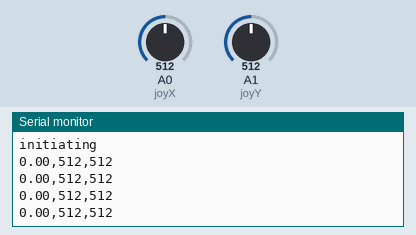
The sketch below on a simulated Arduino Uno, built with avr-gcc and run on an emulated ATmega328P. Shown: the last lines printed to the serial monitor. The inputs (shaded band) are chosen by the test bench; at power-on: A0 (joyX) = 512, A1 (joyY) = 512. No radio packets arrive unless stated.

Above: at 1.2 s.
1.3 s: A0 (joyX) set to 716
At 1.83 s:
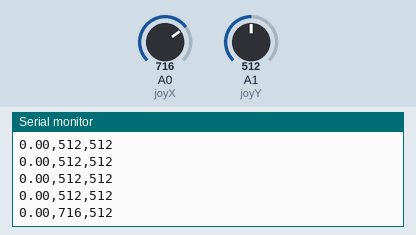
2.8 s: A1 (joyY) set to 716
At 3.07 s:
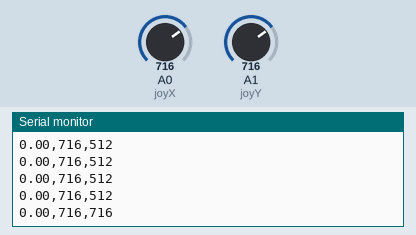
4.3 s: A0 (joyX) set to 900
At 4.32 s:
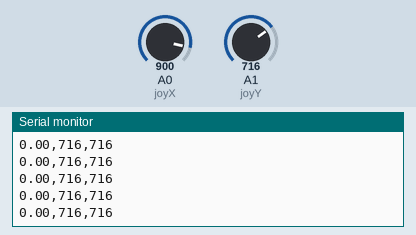
5.8 s: A1 (joyY) set to 900
At 5.88 s:
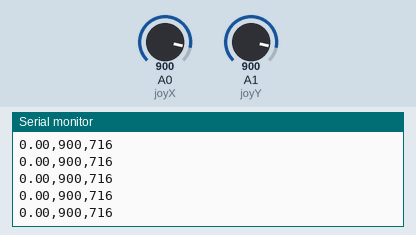
Timing chart, 0 to 8.3 s (numbered marks = the images above; inputs shaded):
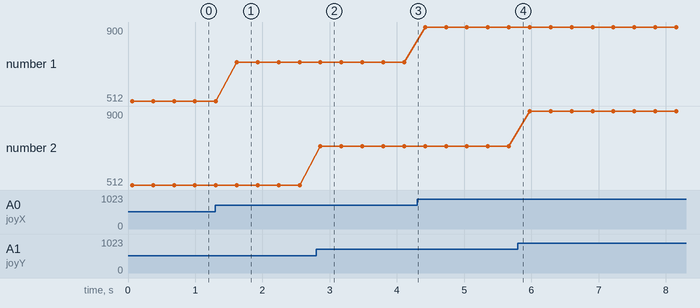

The sketch:

Object.ino
```cpp
#include <Wire.h>
#include <SPI.h>
#include <Adafruit_Sensor.h>
#include <Adafruit_BMP3XX.h>
#include <RH_ASK.h>
#include <SoftwareSerial.h>
#include <TinyGPS++.h>

#define BMP_SCK 8  //13
#define BMP_MISO 7  //12
#define BMP_MOSI 5  //11
#define BMP_CS 3    //10
#define SEALEVELPRESSURE_HPA (1023.6) //1013.25

Adafruit_BMP3XX bmp;
int joyX = A0; // analog pin used to connect the X - axis of Joystick
int joyY = A1; // analog pin used to connect the Y - axis of Joystick
int X,Y;

RH_ASK driver(2000, 6,8);

//long   lat,lon; // create variable for latitude and longitude object
String lat = "11.111",lon = "11.111"; // create variable for latitude and longitude object
SoftwareSerial ss(3,4);//rx,tx
TinyGPSPlus gps; // create gps object
String speed;
String courseDeg;

void setup() {

  Serial.begin(115200);

  Serial.println("initiating");
  // Initialise the IO and ISR
  if (!driver.init()){
         Serial.println("init failed");


  }
 pinMode(joyX, INPUT);
  pinMode(joyY, INPUT);
//
// if (! bmp.begin_SPI(BMP_CS, BMP_SCK, BMP_MISO, BMP_MOSI)) {  // software SPI mode
//    Serial.println("Could not find a valid BMP3 sensor, check wiring!");
//    while (1);
//  }
//
//  // Set up oversampling and filter initialization
//  bmp.setTemperatureOversampling(BMP3_OVERSAMPLING_8X);
//  bmp.setPressureOversampling(BMP3_OVERSAMPLING_4X);
//  bmp.setIIRFilterCoeff(BMP3_IIR_FILTER_COEFF_3);
//  bmp.setOutputDataRate(BMP3_ODR_50_HZ);
//  Serial.println("initiation complete");
}

void loop() {

    lat = String(analogRead(joyX));

    lon = String(analogRead(joyY));
   double altitude =0;

  String strAlt = String(altitude) + "," +  lat + "," + lon;
  int msgLen = strAlt.length();
  char msg[msgLen];
  strAlt.toCharArray(msg, msgLen);

  driver.send((uint8_t *)msg, strlen(msg));
  driver.waitPacketSent();
//  delay(500);


  Serial.println(strAlt);
delay(250);
}
```

Measured:
- after the input at 1.3 s, the serial monitor: prints a new line after 0.32 s (image 1)
- after the input at 2.8 s, the serial monitor: prints a new line after 0.06 s (image 2)
- plotted number 1: 512 → 716 after the input at 1.3 s, 716 → 900 after the input at 4.3 s
